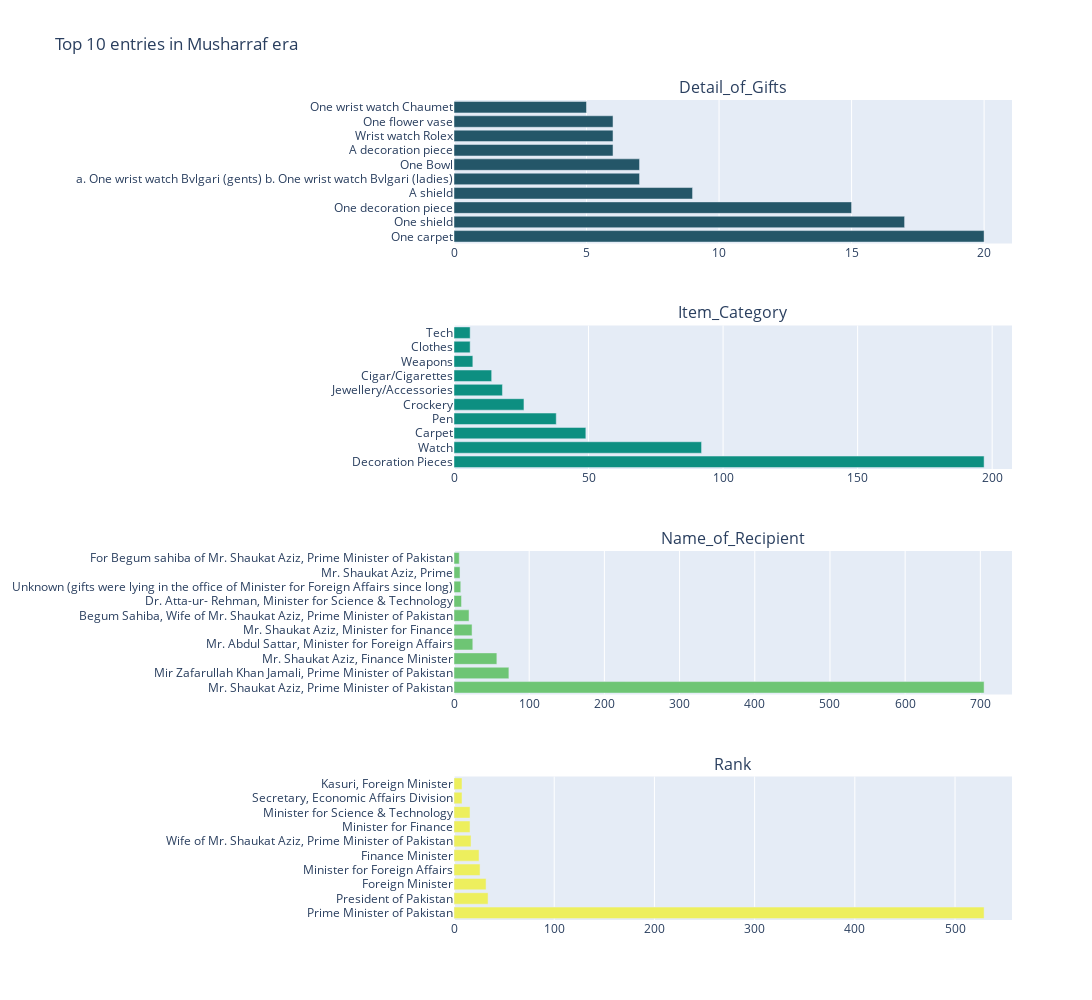

Notebook code cell kept with this figure:
### Markdown cell above
In Gen Musharraf's era:

* Highest number of the gifts received were in 2005 to 2007.
* Mostly tuesdays receive most gifts in Musharraf's era.
* 5th month i.e. May marked most gifts

### Code cell
# Define the columns to plot
var = ['Detail_of_Gifts', 'Item_Category', 'Name_of_Recipient', 'Rank']

# Create a subplot figure with 4 rows and 1 column
fig = make_subplots(
    rows=4, cols=1,
    subplot_titles=var,
    vertical_spacing=0.1  # Adjust vertical spacing
)

# Add bar plots for each column
for i, column in enumerate(var):
    # Get the top 10 value counts for the current column
    tmp = Mush[column].value_counts().head(10)
    
    # Create a bar trace for the current column
    bar_trace = go.Bar(
        x=tmp.values,
        y=tmp.index,
        orientation='h',  # Horizontal bar plot
        marker_color=px.colors.sequential.Aggrnyl[i*2],  # Use different colors from the 'Mako' palette
        name=column
    )
    
    # Add the trace to the corresponding subplot
    fig.add_trace(bar_trace, row=i+1, col=1)

# Customize layout elements
fig.update_layout(
    title_text='Top 10 entries in Musharraf era',
    height=1000,
    width=1100,
    showlegend=False,
    template="plotly"
)

# Show plot
fig.show()

### Figure 1 — Plotly figure (JSON) as saved in the notebook; plotly's stock layout.template omitted (floating-point values rounded to 4 significant figures)
{"data": [{"marker": {"color": "rgb(36, 86, 104)"}, "name": "Detail_of_Gifts", "orientation": "h", "x": [20, 17, 15, 9, 7, 7, 6, 6, 6, 5], "y": ["One carpet", "One shield", "One decoration piece", "A shield", "a. One wrist watch Bvlgari (gents) b. One wrist watch Bvlgari (ladies)", "One Bowl", "A decoration piece", "Wrist watch Rolex", "One flower vase", "One wrist watch Chaumet"], "type": "bar", "xaxis": "x", "yaxis": "y"}, {"marker": {"color": "rgb(13, 143, 129)"}, "name": "Item_Category", "orientation": "h", "x": [197, 92, 49, 38, 26, 18, 14, 7, 6, 6], "y": ["Decoration Pieces", "Watch", "Carpet", "Pen", "Crockery", "Jewellery/Accessories", "Cigar/Cigarettes", "Weapons", "Clothes", "Tech"], "type": "bar", "xaxis": "x2", "yaxis": "y2"}, {"marker": {"color": "rgb(110, 197, 116)"}, "name": "Name_of_Recipient", "orientation": "h", "x": [705, 73, 57, 25, 24, 20, 10, 9, 8, 7], "y": ["Mr. Shaukat Aziz, Prime Minister of Pakistan", "Mir Zafarullah Khan Jamali, Prime Minister of Pakistan", "Mr. Shaukat Aziz, Finance Minister", "Mr. Abdul Sattar, Minister for Foreign Affairs", "Mr. Shaukat Aziz, Minister for Finance", "Begum Sahiba, Wife of Mr. Shaukat Aziz, Prime Minister of Pakistan", "Dr. Atta-ur- Rehman, Minister for Science & Technology", "Unknown (gifts were lying in the office of Minister for Foreign Affairs since long)", "Mr. Shaukat Aziz, Prime", "For Begum sahiba of Mr. Shaukat Aziz, Prime Minister of Pakistan"], "type": "bar", "xaxis": "x3", "yaxis": "y3"}, {"marker": {"color": "rgb(237, 239, 93)"}, "name": "Rank", "orientation": "h", "x": [529, 34, 32, 26, 25, 17, 16, 16, 8, 8], "y": [" Prime Minister of Pakistan", " President of Pakistan", " Foreign Minister", " Minister for Foreign Affairs", " Finance Minister", " Wife of Mr. Shaukat Aziz, Prime Minister of Pakistan", " Minister for Finance", " Minister for Science & Technology", " Secretary, Economic Affairs Division", " Kasuri, Foreign Minister"], "type": "bar", "xaxis": "x4", "yaxis": "y4"}], "layout": {"xaxis": {"anchor": "y", "domain": [0, 1], "type": "linear", "range": [0, 21.05], "autorange": true}, "yaxis": {"anchor": "x", "domain": [0.825, 1], "type": "category", "range": [-0.5, 9.5], "autorange": true}, "xaxis2": {"anchor": "y2", "domain": [0, 1], "type": "linear", "range": [0, 207.4], "autorange": true}, "yaxis2": {"anchor": "x2", "domain": [0.55, 0.725], "type": "category", "range": [-0.5, 9.5], "autorange": true}, "xaxis3": {"anchor": "y3", "domain": [0, 1], "type": "linear", "range": [0, 742.1], "autorange": true}, "yaxis3": {"anchor": "x3", "domain": [0.275, 0.45], "type": "category", "range": [-0.5, 9.5], "autorange": true}, "xaxis4": {"anchor": "y4", "domain": [0, 1], "type": "linear", "range": [0, 556.8], "autorange": true}, "yaxis4": {"anchor": "x4", "domain": [0, 0.175], "type": "category", "range": [-0.5, 9.5], "autorange": true}, "annotations": [{"font": {"size": 16}, "showarrow": false, "text": "Detail_of_Gifts", "x": 0.5, "xanchor": "center", "xref": "paper", "y": 1, "yanchor": "bottom", "yref": "paper"}, {"font": {"size": 16}, "showarrow": false, "text": "Item_Category", "x": 0.5, "xanchor": "center", "xref": "paper", "y": 0.725, "yanchor": "bottom", "yref": "paper"}, {"font": {"size": 16}, "showarrow": false, "text": "Name_of_Recipient", "x": 0.5, "xanchor": "center", "xref": "paper", "y": 0.45, "yanchor": "bottom", "yref": "paper"}, {"font": {"size": 16}, "showarrow": false, "text": "Rank", "x": 0.5, "xanchor": "center", "xref": "paper", "y": 0.175, "yanchor": "bottom", "yref": "paper"}], "title": {"text": "Top 10 entries in Musharraf era"}, "height": 1000, "width": 1100, "showlegend": false}}
